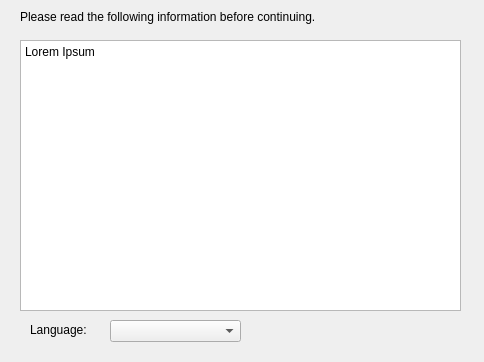
<?xml version="1.0" encoding="UTF-8"?>
<ui version="4.0">
 <class>ConsentWindow</class>
 <widget class="QDialog" name="ConsentWindow">
  <property name="geometry">
   <rect>
    <x>0</x>
    <y>0</y>
    <width>484</width>
    <height>362</height>
   </rect>
  </property>
  <property name="windowTitle">
   <string>RE_Kenshi installer</string>
  </property>
  <widget class="QDialogButtonBox" name="buttonBox">
   <property name="geometry">
    <rect>
     <x>240</x>
     <y>320</y>
     <width>211</width>
     <height>32</height>
    </rect>
   </property>
   <property name="orientation">
    <enum>Qt::Horizontal</enum>
   </property>
  </widget>
  <widget class="QTextEdit" name="textEdit">
   <property name="enabled">
    <bool>true</bool>
   </property>
   <property name="geometry">
    <rect>
     <x>20</x>
     <y>40</y>
     <width>441</width>
     <height>271</height>
    </rect>
   </property>
   <property name="readOnly">
    <bool>true</bool>
   </property>
   <property name="html">
    <string>&lt;!DOCTYPE HTML PUBLIC &quot;-//W3C//DTD HTML 4.0//EN&quot; &quot;http://www.w3.org/TR/REC-html40/strict.dtd&quot;&gt;
&lt;html&gt;&lt;head&gt;&lt;meta name=&quot;qrichtext&quot; content=&quot;1&quot; /&gt;&lt;meta charset=&quot;utf-8&quot; /&gt;&lt;style type=&quot;text/css&quot;&gt;
p, li { white-space: pre-wrap; }
hr { height: 1px; border-width: 0; }
li.unchecked::marker { content: &quot;\2610&quot;; }
li.checked::marker { content: &quot;\2612&quot;; }
&lt;/style&gt;&lt;/head&gt;&lt;body style=&quot; font-family:'Segoe UI'; font-size:9pt; font-weight:400; font-style:normal;&quot;&gt;
&lt;p style=&quot; margin-top:0px; margin-bottom:0px; margin-left:0px; margin-right:0px; -qt-block-indent:0; text-indent:0px;&quot;&gt;Lorem Ipsum&lt;/p&gt;&lt;/body&gt;&lt;/html&gt;</string>
   </property>
  </widget>
  <widget class="QComboBox" name="comboBox">
   <property name="geometry">
    <rect>
     <x>110</x>
     <y>320</y>
     <width>131</width>
     <height>22</height>
    </rect>
   </property>
  </widget>
  <widget class="QLabel" name="label">
   <property name="geometry">
    <rect>
     <x>30</x>
     <y>320</y>
     <width>81</width>
     <height>20</height>
    </rect>
   </property>
   <property name="text">
    <string>Language:</string>
   </property>
  </widget>
  <widget class="QLabel" name="label_2">
   <property name="geometry">
    <rect>
     <x>20</x>
     <y>10</y>
     <width>420</width>
     <height>31</height>
    </rect>
   </property>
   <property name="text">
    <string>Please read the following information before continuing.</string>
   </property>
   <property name="alignment">
    <set>Qt::AlignLeading|Qt::AlignLeft|Qt::AlignTop</set>
   </property>
  </widget>
 </widget>
 <resources/>
 <connections>
  <connection>
   <sender>buttonBox</sender>
   <signal>accepted()</signal>
   <receiver>ConsentWindow</receiver>
   <slot>accept()</slot>
   <hints>
    <hint type="sourcelabel">
     <x>248</x>
     <y>254</y>
    </hint>
    <hint type="destinationlabel">
     <x>157</x>
     <y>274</y>
    </hint>
   </hints>
  </connection>
  <connection>
   <sender>buttonBox</sender>
   <signal>rejected()</signal>
   <receiver>ConsentWindow</receiver>
   <slot>reject()</slot>
   <hints>
    <hint type="sourcelabel">
     <x>316</x>
     <y>260</y>
    </hint>
    <hint type="destinationlabel">
     <x>286</x>
     <y>274</y>
    </hint>
   </hints>
  </connection>
 </connections>
</ui>
